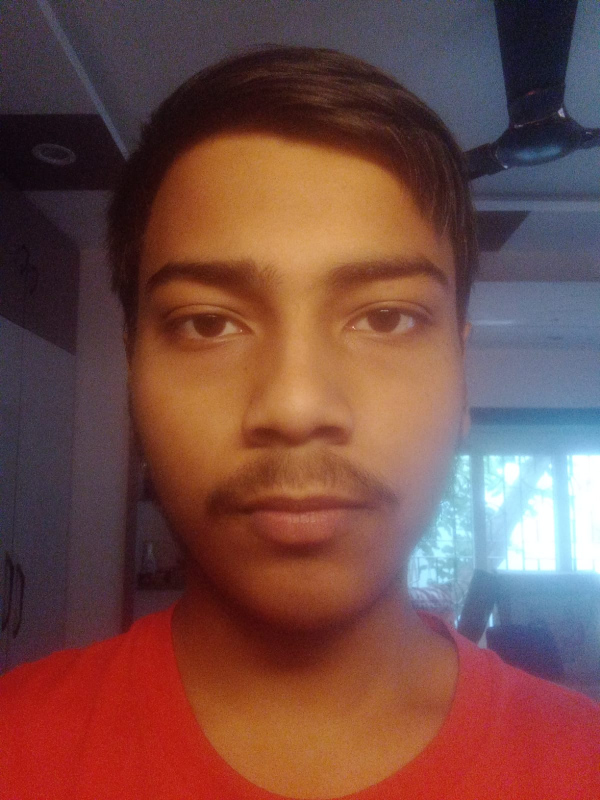
#> input picture dataset/Debnil/photo1.jpeg, 1200 x 1600 px (shown at 1/2 size)
$ python face_attendence_opencv.py
#> lines starting #> are read from the running program, lines starting #| are printed output that depends on the picture; after the words box and inside, x2 and y2 are one past the last pixel; in counts of white or black regions, pixels touching at a corner belong together
"""
Smart Face Recognition Attendance System (Pure OpenCV)
======================================================
Simple, reliable implementation using only OpenCV (no dlib).
Works on Windows without compilation issues.

Run:
    python face_attendence_opencv.py
"""

import cv2
import numpy as np
import pandas as pd
import os
import csv
from datetime import datetime
from pathlib import Path


# ──────────────────────────────────────────────────────────
# SETTINGS
# ──────────────────────────────────────────────────────────

DATASET_DIR     = "dataset"
ATTENDANCE_FILE = "attendance.csv"
CASCADE_PATH    = cv2.data.haarcascades + 'haarcascade_frontalface_default.xml'
WEBCAM_INDEX    = 0
FRAME_RESIZE    = 0.5


# ──────────────────────────────────────────────────────────
# Image Hashing for Face Matching (no dlib needed)
# ──────────────────────────────────────────────────────────

def compute_face_hash(img_bgr, face_rect):
    """Extract face region and compute perceptual hash."""
    x, y, w, h = face_rect
    face = img_bgr[y:y+h, x:x+w]

    # Resize to 8x8 and convert to grayscale
    gray = cv2.cvtColor(face, cv2.COLOR_BGR2GRAY)
    small = cv2.resize(gray, (8, 8))

    # Compute hash
    avg = small.mean()
    return (small > avg).flatten()


def hash_distance(hash1, hash2):
    """Hamming distance between two hashes (0-1, lower=more similar)."""
    if len(hash1) == 0 or len(hash2) == 0:
        return 1.0
    return np.sum(hash1 != hash2) / len(hash1)


# ──────────────────────────────────────────────────────────
# Load Dataset
# ──────────────────────────────────────────────────────────

def load_known_faces(dataset_dir, cascade):
    """
    Load images from dataset/<PersonName>/ folders.
    Extract face rectangles and compute hashes.
    Return: {person_name: [img_bgr, face_rects, hashes]}
    """
#> called with dataset_dir = 'dataset'
    known_faces = {}
    supported = (".jpg", ".jpeg", ".png", ".bmp")
    root = Path(dataset_dir)

    if not root.exists():
        print(f"\n[ERROR] '{dataset_dir}' folder not found.\n")
        return {}

    print(f"\nLoading dataset from '{dataset_dir}' ...\n")

    for person_folder in sorted(root.iterdir()):
        if not person_folder.is_dir():
            continue

        name = person_folder.name
        faces_for_person = []

        for img_path in sorted(person_folder.iterdir()):
            if img_path.suffix.lower() not in supported:
                continue

            img_bgr = cv2.imread(str(img_path))
#> img_bgr is the input picture: shape (1600, 1200, 3); mean B, G, R 70.6, 76.4, 117.3
            if img_bgr is None:
                continue

            gray = cv2.cvtColor(img_bgr, cv2.COLOR_BGR2GRAY)
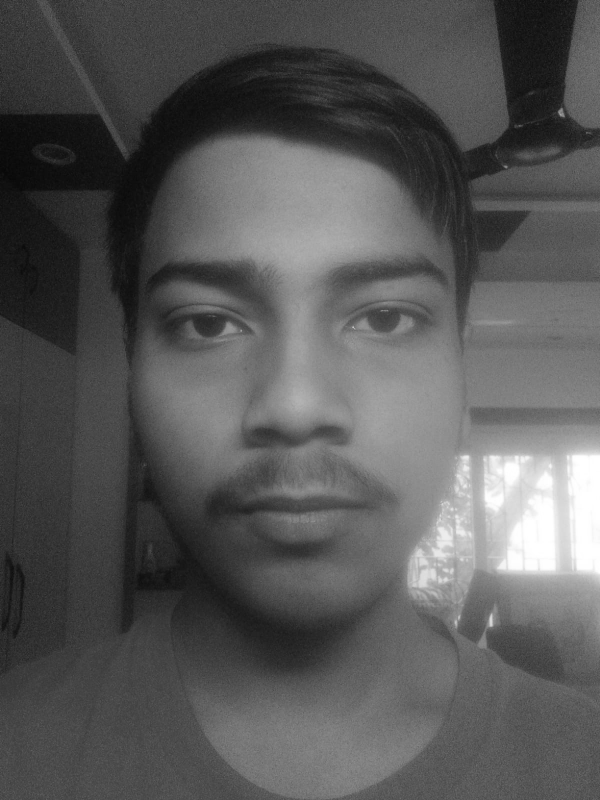
#> gray: shape (1600, 1200) (shown at 1/2 size); min 5, max 255, mean 88
            face_rects = cascade.detectMultiScale(gray, 1.1, 4, minSize=(30, 30))
#> face_rects = [[190, 331, 797, 797]]

            if len(face_rects) == 0:
                print(f"  [skip] no face in {img_path.name}")
                continue

            # Use first face found
            rect = face_rects[0]
#> rect = [190, 331, 797, 797]
            h = compute_face_hash(img_bgr, rect)
#> in compute_face_hash, `x, y, w, h = face_rect`: x = 190; y = 331; w = 797
#> in compute_face_hash, `gray = cv2.cvtColor(face, cv2.COLOR_BGR2GRAY)`:
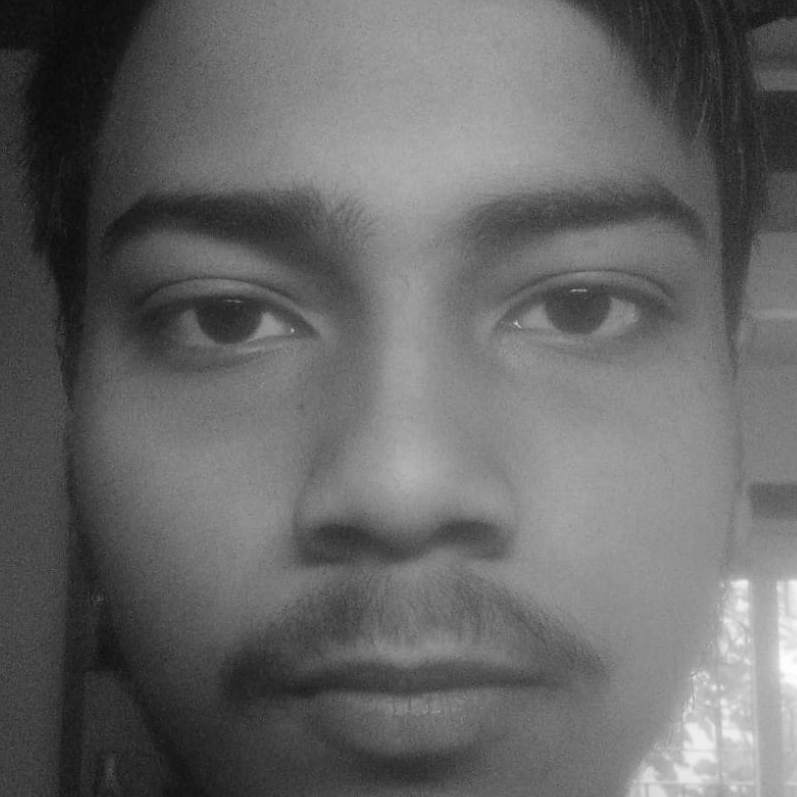
#> gray: shape (797, 797); min 7, max 254, mean 103.5
#> in compute_face_hash, `avg = small.mean()`: avg = 103.8
            faces_for_person.append((img_bgr, rect, h))

        if faces_for_person:
            known_faces[name] = faces_for_person
            print(f"  OK  {name:<18} {len(faces_for_person)} image(s)")
        else:
            print(f"  X   {name:<18} no usable images")

    print(f"\n  {len(known_faces)} person(s) loaded.\n")
    return known_faces


# ──────────────────────────────────────────────────────────
# CSV Attendance
# ──────────────────────────────────────────────────────────

def setup_csv(filepath):
    """Create CSV file if missing."""
    if not os.path.exists(filepath):
        with open(filepath, "w", newline="") as f:
            csv.writer(f).writerow(["Name", "Date", "Time"])


def mark_attendance(name, filepath, marked_set):
    """Record attendance once per session."""
    if name in marked_set:
        return

    now = datetime.now()
    today = now.strftime("%Y-%m-%d")
    t = now.strftime("%H:%M:%S")

    # Check CSV
    try:
        df = pd.read_csv(filepath)
        if not df[(df["Name"] == name) & (df["Date"] == today)].empty:
            marked_set.add(name)
            return
    except (pd.errors.EmptyDataError, FileNotFoundError):
        pass

    marked_set.add(name)

    with open(filepath, "a", newline="") as f:
        csv.writer(f).writerow([name, today, t])

    print(f"  [MARKED] {name} — {today}  {t}")


# ──────────────────────────────────────────────────────────
# Webcam Loop
# ──────────────────────────────────────────────────────────

def run(known_faces, cascade):
    """
    Open webcam and detect/recognize faces.
    Use hash matching to identify people.
    """
    cap = cv2.VideoCapture(WEBCAM_INDEX)
    if not cap.isOpened():
        for idx in range(1, 4):
            cap = cv2.VideoCapture(idx)
            if cap.isOpened():
                print(f"[INFO] Using webcam index {idx}")
                break
        else:
            print("[ERROR] No webcam found.")
            return

    cap.set(cv2.CAP_PROP_BUFFERSIZE, 1)
    print(f"Webcam open. Press Q to quit.\n")

    setup_csv(ATTENDANCE_FILE)
    marked = set()
    detection_counts = {}  # Track detections: {name: count}
    confirmation_threshold = 15  # Require 15+ frames to confirm
    threshold = 0.35  # hash distance threshold (lower = stricter)

    while True:
        ret, frame = cap.read()
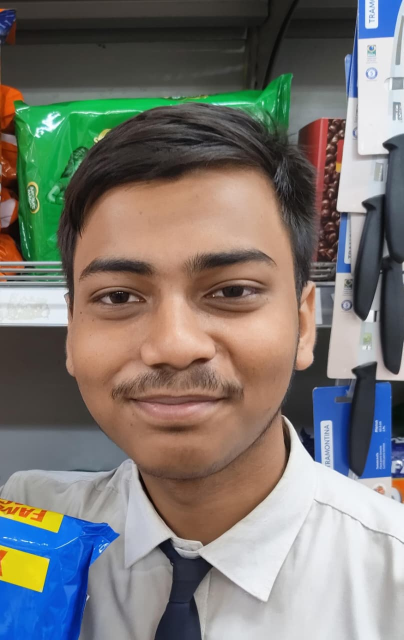
#> input picture dataset/Debnil/photo4.jpeg, 807 x 1280 px, given in place of the camera (shown at 1/2 size)
#> frame is the input picture: shape (1280, 807, 3); mean B, G, R 114.1, 119.2, 122.5
        if not ret:
            continue

        h, w = frame.shape[:2]
#> h = 1280; w = 807
        small = cv2.resize(frame, (0, 0), fx=FRAME_RESIZE, fy=FRAME_RESIZE)
        small_gray = cv2.cvtColor(small, cv2.COLOR_BGR2GRAY)
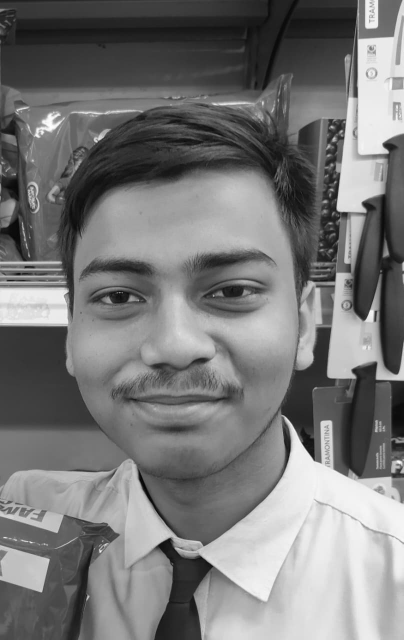
#> small_gray: shape (640, 404); min 5, max 254, mean 119.8

        # Detect faces
        face_rects = cascade.detectMultiScale(small_gray, 1.1, 4, minSize=(30, 30))
#> face_rects = [[34, 181, 290, 290]]

        detected_this_frame = set()  # Track which names appear in this frame

        for (x, y, bw, bh) in face_rects:
            # Compute hash of detected face
            face = small[y:y+bh, x:x+bw]
            face_gray = cv2.cvtColor(face, cv2.COLOR_BGR2GRAY)
            face_small = cv2.resize(face_gray, (8, 8))
            avg = face_small.mean()
            test_hash = (face_small > avg).flatten()

            # Find best match
            best_name = "Unknown"
            best_dist = threshold
            color = (0, 0, 200)  # red

            for person_name, face_list in known_faces.items():
                for _, _, ref_hash in face_list:
                    dist = hash_distance(test_hash, ref_hash)
                    if dist < best_dist:
                        best_dist = dist
                        best_name = person_name
                        color = (0, 200, 80)  # green

            # Count detections (skip Unknown)
            if best_name != "Unknown":
                detected_this_frame.add(best_name)  # Mark as detected in this frame
                detection_counts[best_name] = detection_counts.get(best_name, 0) + 1

                # Mark attendance only if count reaches threshold AND not already marked
                if detection_counts[best_name] >= confirmation_threshold and best_name not in marked:
                    mark_attendance(best_name, ATTENDANCE_FILE, marked)
                    detection_counts[best_name] = 0  # Reset after marking

            # Scale back to full frame
            sc = 1.0 / FRAME_RESIZE
            x1, y1 = int(x * sc), int(y * sc)
            x2, y2 = int((x + bw) * sc), int((y + bh) * sc)

            # Draw
            cv2.rectangle(frame, (x1, y1), (x2, y2), color, 2)
            cv2.rectangle(frame, (x1, y2 - 36), (x2, y2), color, cv2.FILLED)
            cv2.putText(frame, best_name, (x1 + 6, y2 - 10),
                       cv2.FONT_HERSHEY_DUPLEX, 0.7, (255, 255, 255), 1)
#> this loop made 1 pass
#> (x, y, bw, bh, avg) on pass 1: (34, 181, 290, 290, 128.2)
#> pass 1, in run, `face_gray = cv2.cvtColor(face, cv2.COLOR_BGR2GRAY)`:
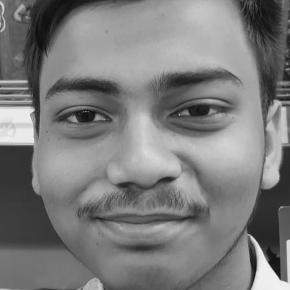
#> face_gray: shape (290, 290); min 13, max 244, mean 124.2
#> after the loop:
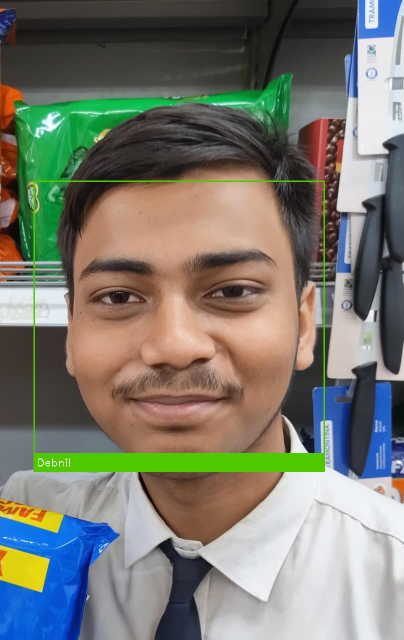
#> frame: shape (1280, 807, 3) (shown at 1/2 size); 2.63% of pixels changed, all inside (x1, y1, x2, y2) = (67, 361, 650, 944)
#> after the loop, detected_this_frame = 1 item; detection_counts = {'Debnil': 1}

        # Clear counts for people not in current frame
        for name in list(detection_counts.keys()):
            if name not in detected_this_frame:
                detection_counts[name] = 0
#> this loop made 1 pass
#> name on pass 1: 'Debnil'

        # HUD: Show current detection counts
        counts_str = ", ".join([f"{n}:{c}" for n, c in detection_counts.items() if c > 0])
        hud_text = f"Faces: {len(face_rects)}  Q=Quit"
#> hud_text = 'Faces: 1  Q=Quit'
        if counts_str:
            hud_text += f"  [{counts_str}]"
#> hud_text = 'Faces: 1  Q=Quit  [Debnil:1]'
        cv2.putText(frame, hud_text,
                   (10, 28), cv2.FONT_HERSHEY_PLAIN, 1.2, (200, 200, 200), 1)
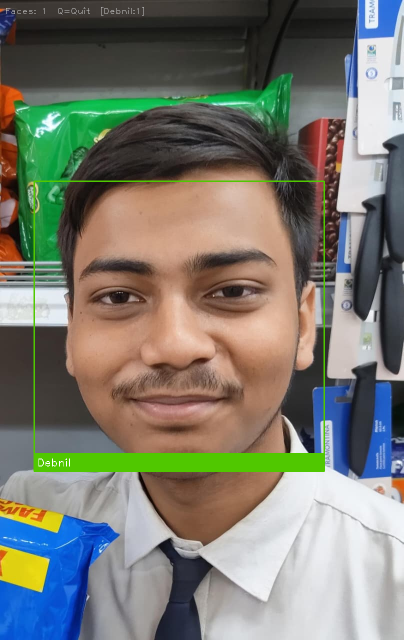
#> frame: shape (1280, 807, 3) (shown at 1/2 size); 0.05% of pixels changed, all inside (x1, y1, x2, y2) = (12, 14, 288, 31)

        cv2.imshow("Face Attendance (OpenCV)", frame)

        if cv2.waitKey(1) & 0xFF == ord("q"):
#> (key q is pressed here)
            break

    cap.release()
    cv2.destroyAllWindows()


# ──────────────────────────────────────────────────────────
# Report
# ──────────────────────────────────────────────────────────

def print_report():
    """Print today's attendance summary."""
    try:
        df = pd.read_csv(ATTENDANCE_FILE)
#> (reads attendance.csv from the repository)
        today = datetime.now().strftime("%Y-%m-%d")
        td = df[df["Date"] == today]

        sep = "=" * 44
        print(f"\n{sep}")
        print(f"  Attendance for {today}  ({len(td)} person(s))")
        print(sep)

        for _, r in td.iterrows():
            print(f"  [OK] {r['Name']:<18}  {r['Time']}")

        print(sep + "\n")
    except Exception:
        pass


# ──────────────────────────────────────────────────────────
# Main
# ──────────────────────────────────────────────────────────

def main():
    print("=" * 44)
    print("  Face Recognition Attendance")
    print("  (OpenCV Pure - No dlib)")
    print("=" * 44)

    # Load cascade
    cascade = cv2.CascadeClassifier(CASCADE_PATH)
    if cascade.empty():
        print("[ERROR] Could not load face cascade classifier.")
        return

    # Load dataset
    known_faces = load_known_faces(DATASET_DIR, cascade)

    if not known_faces:
        print("[ERROR] No faces loaded from dataset.")
        return

    run(known_faces, cascade)
    print_report()


if __name__ == "__main__":
    main()
